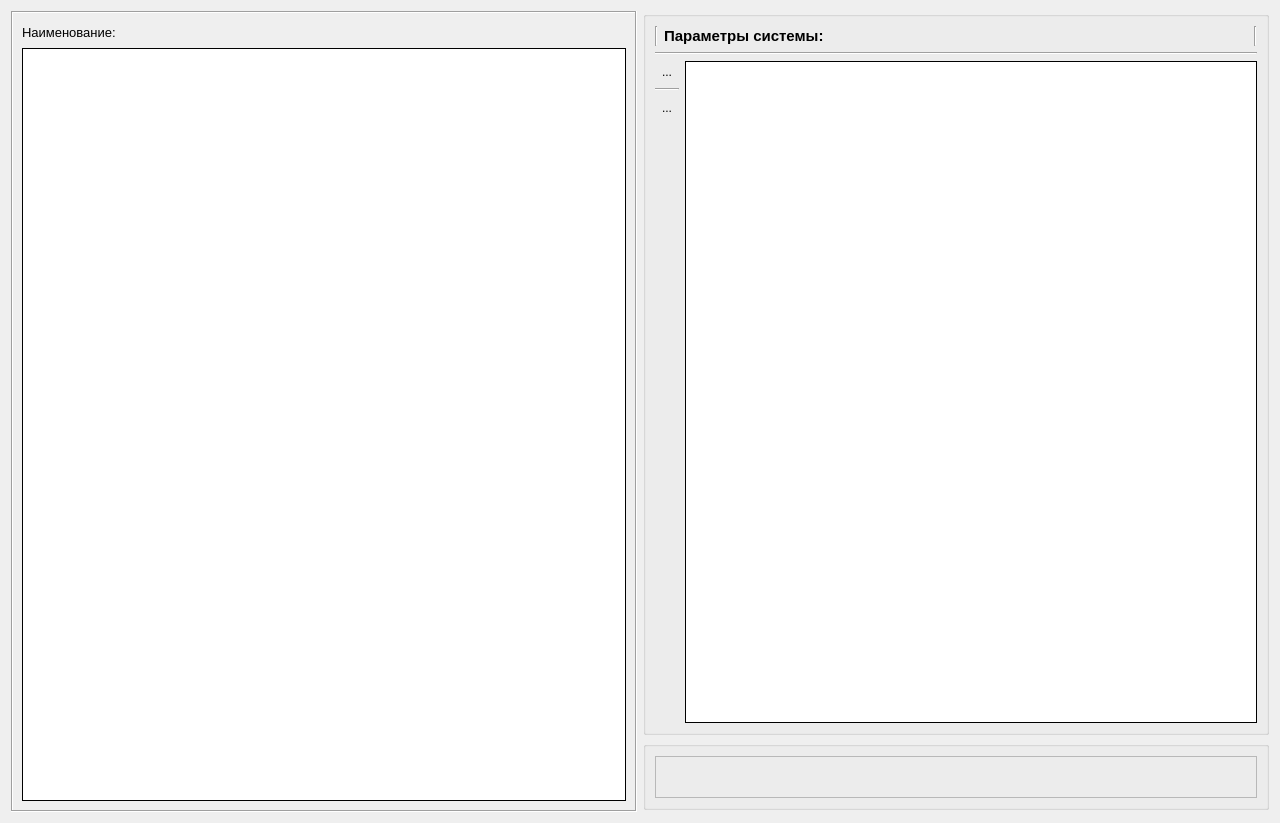
<?xml version="1.0" encoding="UTF-8"?>
<ui version="4.0">
 <class>DiagnosticSetting_form</class>
 <widget class="QWidget" name="DiagnosticSetting_form">
  <property name="geometry">
   <rect>
    <x>0</x>
    <y>0</y>
    <width>1280</width>
    <height>823</height>
   </rect>
  </property>
  <property name="windowTitle">
   <string>Form</string>
  </property>
  <property name="toolTip">
   <string/>
  </property>
  <layout class="QGridLayout" name="gridLayout_6">
   <item row="0" column="0">
    <widget class="QSplitter" name="splitter">
     <property name="orientation">
      <enum>Qt::Horizontal</enum>
     </property>
     <widget class="QFrame" name="frame">
      <property name="sizePolicy">
       <sizepolicy hsizetype="Preferred" vsizetype="Preferred">
        <horstretch>0</horstretch>
        <verstretch>0</verstretch>
       </sizepolicy>
      </property>
      <property name="frameShape">
       <enum>QFrame::Box</enum>
      </property>
      <property name="frameShadow">
       <enum>QFrame::Sunken</enum>
      </property>
      <layout class="QGridLayout" name="gridLayout_24">
       <item row="0" column="0">
        <layout class="QGridLayout" name="gridLayout_10">
         <item row="0" column="0">
          <layout class="QGridLayout" name="gridLayout_4">
           <item row="0" column="0">
            <widget class="QLabel" name="label">
             <property name="font">
              <font>
               <pointsize>10</pointsize>
              </font>
             </property>
             <property name="text">
              <string>Наименование:</string>
             </property>
            </widget>
           </item>
           <item row="0" column="1">
            <spacer name="horizontalSpacer">
             <property name="orientation">
              <enum>Qt::Horizontal</enum>
             </property>
             <property name="sizeHint" stdset="0">
              <size>
               <width>40</width>
               <height>20</height>
              </size>
             </property>
            </spacer>
           </item>
          </layout>
         </item>
         <item row="1" column="0">
          <widget class="QTreeView" name="systemtreeView">
           <property name="font">
            <font>
             <pointsize>10</pointsize>
            </font>
           </property>
           <property name="styleSheet">
            <string notr="true">color: rgb(0, 0, 0);</string>
           </property>
           <property name="frameShape">
            <enum>QFrame::Box</enum>
           </property>
           <property name="frameShadow">
            <enum>QFrame::Plain</enum>
           </property>
           <property name="editTriggers">
            <set>QAbstractItemView::NoEditTriggers</set>
           </property>
           <property name="dragEnabled">
            <bool>false</bool>
           </property>
           <property name="dragDropMode">
            <enum>QAbstractItemView::NoDragDrop</enum>
           </property>
           <property name="alternatingRowColors">
            <bool>false</bool>
           </property>
           <property name="selectionMode">
            <enum>QAbstractItemView::ContiguousSelection</enum>
           </property>
           <property name="selectionBehavior">
            <enum>QAbstractItemView::SelectRows</enum>
           </property>
           <property name="rootIsDecorated">
            <bool>true</bool>
           </property>
           <attribute name="headerVisible">
            <bool>false</bool>
           </attribute>
          </widget>
         </item>
        </layout>
       </item>
      </layout>
     </widget>
    </widget>
   </item>
   <item row="0" column="1">
    <layout class="QGridLayout" name="gridLayout_5">
     <item row="0" column="0">
      <widget class="QGroupBox" name="groupBox_2">
       <property name="title">
        <string/>
       </property>
       <layout class="QGridLayout" name="gridLayout_3">
        <item row="0" column="1">
         <layout class="QGridLayout" name="gridLayout_2">
          <item row="2" column="1" rowspan="4">
           <widget class="QTableView" name="tableViewParam">
            <property name="frameShape">
             <enum>QFrame::Box</enum>
            </property>
            <property name="frameShadow">
             <enum>QFrame::Plain</enum>
            </property>
            <property name="editTriggers">
             <set>QAbstractItemView::DoubleClicked</set>
            </property>
            <property name="tabKeyNavigation">
             <bool>false</bool>
            </property>
            <property name="showDropIndicator" stdset="0">
             <bool>false</bool>
            </property>
            <property name="dragDropOverwriteMode">
             <bool>false</bool>
            </property>
            <property name="alternatingRowColors">
             <bool>true</bool>
            </property>
            <property name="selectionMode">
             <enum>QAbstractItemView::ContiguousSelection</enum>
            </property>
            <property name="selectionBehavior">
             <enum>QAbstractItemView::SelectRows</enum>
            </property>
            <property name="textElideMode">
             <enum>Qt::ElideMiddle</enum>
            </property>
            <property name="verticalScrollMode">
             <enum>QAbstractItemView::ScrollPerItem</enum>
            </property>
            <property name="gridStyle">
             <enum>Qt::SolidLine</enum>
            </property>
            <property name="wordWrap">
             <bool>false</bool>
            </property>
            <property name="cornerButtonEnabled">
             <bool>false</bool>
            </property>
            <attribute name="horizontalHeaderHighlightSections">
             <bool>false</bool>
            </attribute>
            <attribute name="horizontalHeaderMinimumSectionSize">
             <number>9</number>
            </attribute>
            <attribute name="horizontalHeaderStretchLastSection">
             <bool>false</bool>
            </attribute>
            <attribute name="verticalHeaderVisible">
             <bool>false</bool>
            </attribute>
            <attribute name="verticalHeaderDefaultSectionSize">
             <number>20</number>
            </attribute>
            <attribute name="verticalHeaderHighlightSections">
             <bool>false</bool>
            </attribute>
            <attribute name="verticalHeaderMinimumSectionSize">
             <number>20</number>
            </attribute>
            <attribute name="verticalHeaderStretchLastSection">
             <bool>false</bool>
            </attribute>
           </widget>
          </item>
          <item row="1" column="0" colspan="2">
           <widget class="Line" name="line_2">
            <property name="orientation">
             <enum>Qt::Horizontal</enum>
            </property>
           </widget>
          </item>
          <item row="2" column="0">
           <widget class="QToolButton" name="toolButtonAddParam">
            <property name="sizePolicy">
             <sizepolicy hsizetype="Fixed" vsizetype="Fixed">
              <horstretch>0</horstretch>
              <verstretch>0</verstretch>
             </sizepolicy>
            </property>
            <property name="toolTip">
             <string>Добавить параметр</string>
            </property>
            <property name="text">
             <string>...</string>
            </property>
            <property name="icon">
             <iconset resource="../Mainform/resourse_.qrc">
              <normaloff>:/icons/add.png</normaloff>:/icons/add.png</iconset>
            </property>
            <property name="iconSize">
             <size>
              <width>32</width>
              <height>32</height>
             </size>
            </property>
            <property name="autoRaise">
             <bool>true</bool>
            </property>
           </widget>
          </item>
          <item row="3" column="0">
           <widget class="Line" name="line_3">
            <property name="orientation">
             <enum>Qt::Horizontal</enum>
            </property>
           </widget>
          </item>
          <item row="4" column="0">
           <widget class="QToolButton" name="toolButtonDelParam">
            <property name="sizePolicy">
             <sizepolicy hsizetype="Fixed" vsizetype="Fixed">
              <horstretch>0</horstretch>
              <verstretch>0</verstretch>
             </sizepolicy>
            </property>
            <property name="toolTip">
             <string>Удалить параметр</string>
            </property>
            <property name="text">
             <string>...</string>
            </property>
            <property name="icon">
             <iconset resource="../Mainform/resourse_.qrc">
              <normaloff>:/icons/delete.png</normaloff>:/icons/delete.png</iconset>
            </property>
            <property name="iconSize">
             <size>
              <width>32</width>
              <height>32</height>
             </size>
            </property>
            <property name="autoRaise">
             <bool>true</bool>
            </property>
           </widget>
          </item>
          <item row="5" column="0">
           <spacer name="verticalSpacer">
            <property name="orientation">
             <enum>Qt::Vertical</enum>
            </property>
            <property name="sizeHint" stdset="0">
             <size>
              <width>20</width>
              <height>40</height>
             </size>
            </property>
           </spacer>
          </item>
          <item row="0" column="0" colspan="2">
           <layout class="QHBoxLayout" name="horizontalLayout">
            <item>
             <widget class="Line" name="line_5">
              <property name="orientation">
               <enum>Qt::Vertical</enum>
              </property>
             </widget>
            </item>
            <item>
             <widget class="QLabel" name="label_2">
              <property name="font">
               <font>
                <pointsize>11</pointsize>
                <weight>75</weight>
                <bold>true</bold>
               </font>
              </property>
              <property name="text">
               <string>Параметры системы:</string>
              </property>
             </widget>
            </item>
            <item>
             <widget class="QLabel" name="label_nameSystem">
              <property name="font">
               <font>
                <pointsize>10</pointsize>
                <weight>50</weight>
                <bold>false</bold>
               </font>
              </property>
              <property name="text">
               <string/>
              </property>
              <property name="textFormat">
               <enum>Qt::AutoText</enum>
              </property>
              <property name="wordWrap">
               <bool>true</bool>
              </property>
             </widget>
            </item>
            <item>
             <spacer name="horizontalSpacer_2">
              <property name="orientation">
               <enum>Qt::Horizontal</enum>
              </property>
              <property name="sizeHint" stdset="0">
               <size>
                <width>40</width>
                <height>20</height>
               </size>
              </property>
             </spacer>
            </item>
            <item>
             <widget class="Line" name="line">
              <property name="orientation">
               <enum>Qt::Vertical</enum>
              </property>
             </widget>
            </item>
           </layout>
          </item>
         </layout>
        </item>
       </layout>
      </widget>
     </item>
     <item row="1" column="0">
      <widget class="QGroupBox" name="groupBox_9">
       <property name="title">
        <string/>
       </property>
       <layout class="QGridLayout" name="gridLayout">
        <item row="0" column="0">
         <layout class="QGridLayout" name="gridLayout_21"/>
        </item>
        <item row="1" column="0">
         <layout class="QHBoxLayout" name="horizontalLayout_2">
          <item>
           <widget class="QFrame" name="frame_6">
            <property name="frameShape">
             <enum>QFrame::StyledPanel</enum>
            </property>
            <property name="frameShadow">
             <enum>QFrame::Sunken</enum>
            </property>
            <layout class="QGridLayout" name="gridLayout_23">
             <item row="0" column="0">
              <widget class="QLabel" name="label_3">
               <property name="font">
                <font>
                 <pointsize>14</pointsize>
                </font>
               </property>
               <property name="styleSheet">
                <string notr="true">color: rgb(56, 177, 19);</string>
               </property>
               <property name="text">
                <string/>
               </property>
               <property name="alignment">
                <set>Qt::AlignCenter</set>
               </property>
              </widget>
             </item>
            </layout>
           </widget>
          </item>
         </layout>
        </item>
       </layout>
       <zorder></zorder>
      </widget>
     </item>
     <item row="2" column="0">
      <spacer name="horizontalSpacer_3">
       <property name="orientation">
        <enum>Qt::Horizontal</enum>
       </property>
       <property name="sizeHint" stdset="0">
        <size>
         <width>528</width>
         <height>2</height>
        </size>
       </property>
      </spacer>
     </item>
    </layout>
   </item>
  </layout>
 </widget>
 <resources>
  <include location="../Mainform/resourse_.qrc"/>
 </resources>
 <connections/>
</ui>
